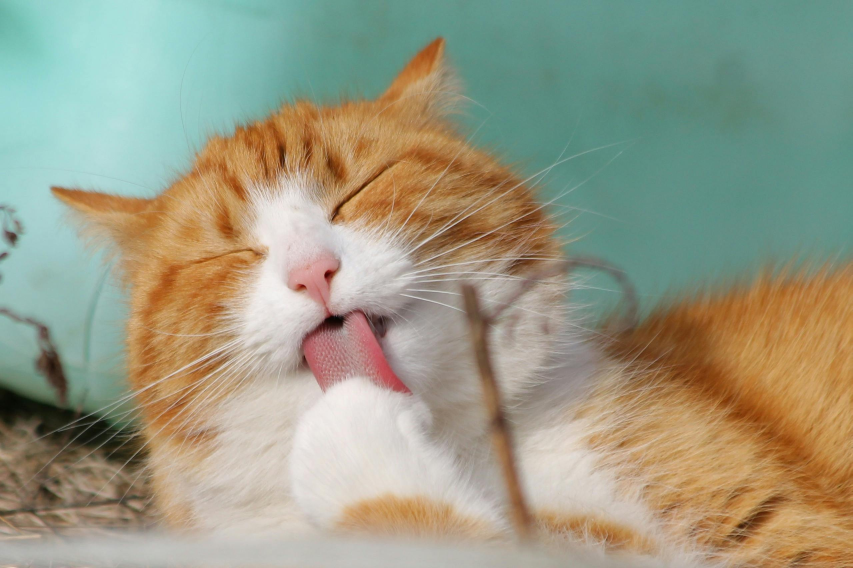
#> input picture image_sample/cat.jpg, 2557 x 1704 px, found by its file name (shown at 1/3 size)
$ python opencv7.py
#> lines starting #> are read from the running program, lines starting #| are printed output that depends on the picture; after the words box and inside, x2 and y2 are one past the last pixel; in counts of white or black regions, pixels touching at a corner belong together
import cv2 as cv
import numpy as np

#create two blank images
img1=np.zeros((300,300), dtype="uint8")
img2=np.zeros((300,300), dtype="uint8")

#draw a white rectangle in img1
cv.rectangle(img1,(50,50),(250,250),255,-1)
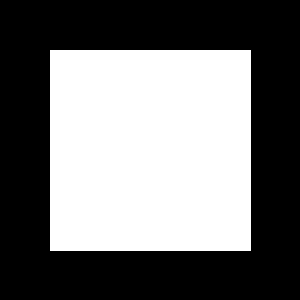
#> img1: shape (300, 300); 44.9% white; 1 white region, box (x1, y1, x2, y2) and area: (50, 50, 251, 251) 40401

#draw a white circle in img2
cv.circle(img2, (150,150),120,255,-1)
#> img2: shape (300, 300); 50.2% white; 1 black region, box (x1, y1, x2, y2) and area: (0, 0, 300, 300) 44775

#cv.imshow('rectangle',img1)
#cv.imshow('circle',img2)

#AND operation
bit_and =cv.bitwise_and(img1,img2)
#cv.imshow("AND",bit_and)

#OR operation
bit_or =cv.bitwise_or(img1,img2)
#cv.imshow("OR",bit_or)

#X-OR operation
bit_XOR=cv.bitwise_xor(img1,img2)
#cv.imshow("XOR",bit_XOR)

#NOT operation
bit_not=cv.bitwise_not(img1)
#cv.imshow("NOT",bit_not)


#Masking
img=cv.imread(r'C:\Users\Dell\Downloads\cat.jpg')
#> img is the input picture: shape (1704, 2557, 3); mean B, G, R 132.5, 154.4, 153.9
resized=cv.resize(img,(600,600))
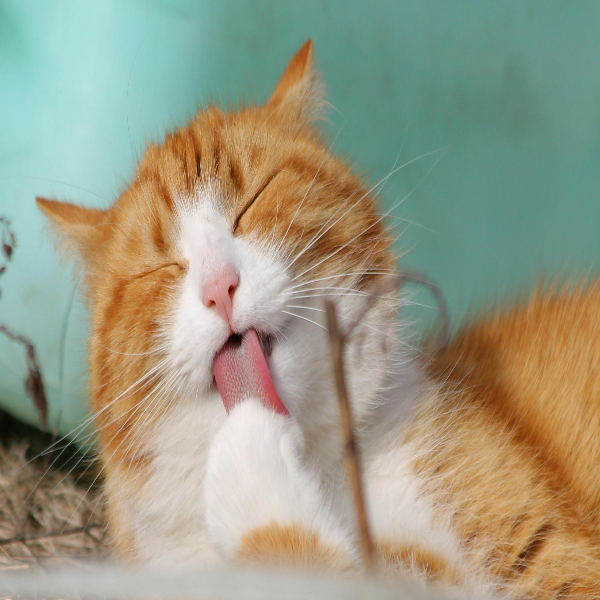
#> resized: shape (600, 600, 3); mean B, G, R 132.4, 154.3, 153.9


#creating a mask
img_mask=np.zeros(resized.shape[:2], dtype="uint8")

#creating white circle in mask
cv.circle(img_mask,(300,300),200,255,-1)
#> img_mask: shape (600, 600); 34.9% white; 1 white region, box (x1, y1, x2, y2) and area: (100, 100, 501, 501) 125629


masked=cv.bitwise_and(resized,resized,mask=img_mask)

# [8 lines of commented-out code are left out]

B,G,R=cv.split(resized)
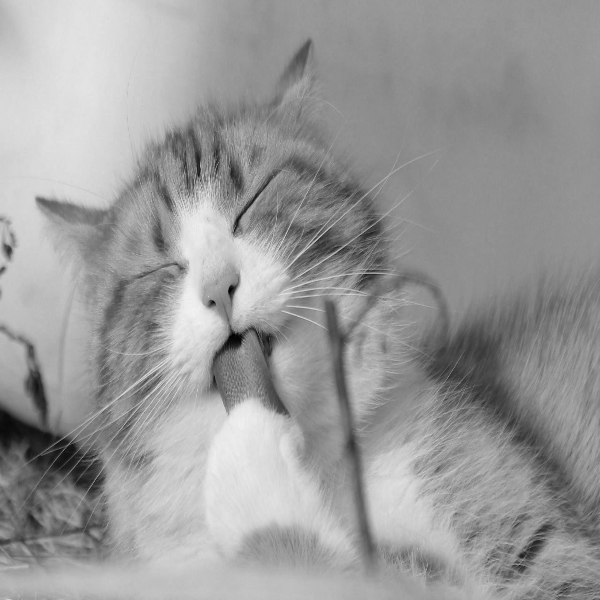
#> G: shape (600, 600); min 2, max 243, mean 154.3
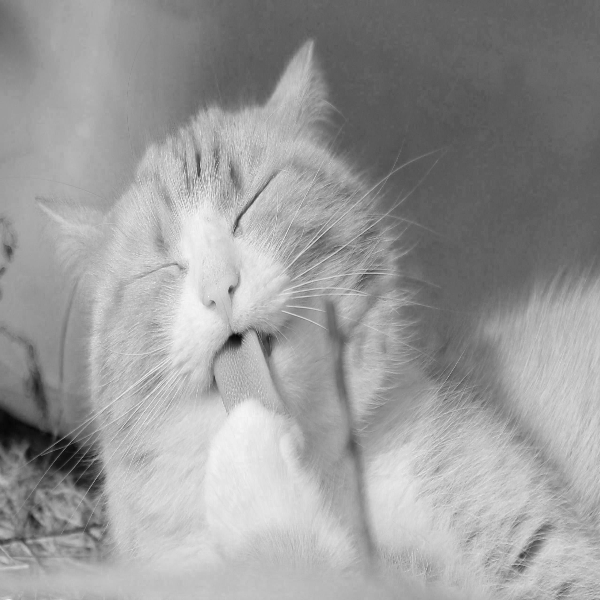
#> R: shape (600, 600); min 6, max 249, mean 153.9
# [4 lines of commented-out code are left out]

merge=cv.merge([B,G,R])
# cv.imshow("merge",merge)

zeros= np.zeros_like(B)
blue_visual= cv.merge([B,zeros,zeros])
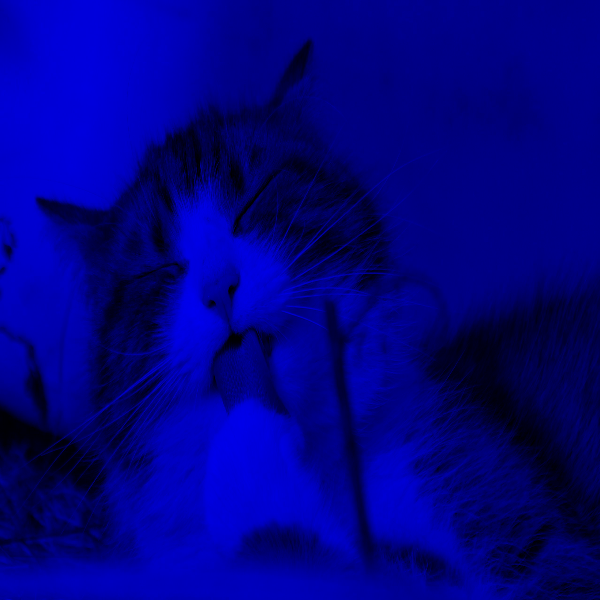
#> blue_visual: shape (600, 600, 3); mean of channels 0, 1, 2 132.4, 0, 0; drawn as B, G, R
green_visual= cv.merge([zeros,G,zeros])
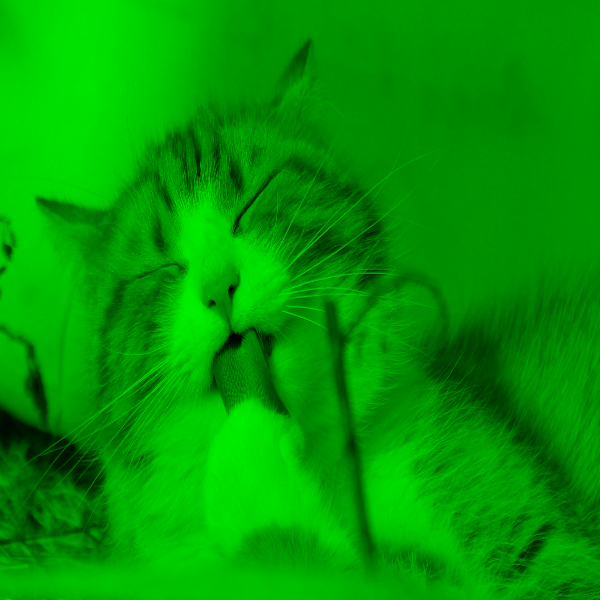
#> green_visual: shape (600, 600, 3); mean of channels 0, 1, 2 0, 154.3, 0; drawn as B, G, R
red_visual= cv.merge([zeros,zeros,R])
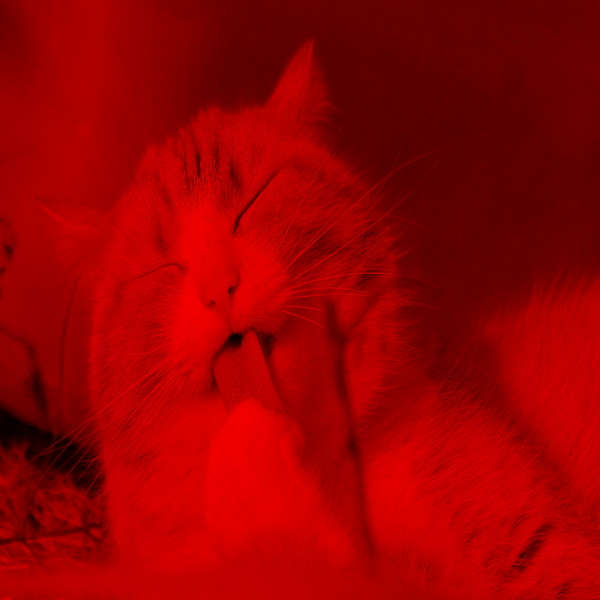
#> red_visual: shape (600, 600, 3); mean of channels 0, 1, 2 0, 0, 153.9; drawn as B, G, R

cv.imshow("original_img",resized)
cv.imshow("blue_visual",blue_visual)
cv.imshow("green_visual",green_visual)
cv.imshow("red_visual",red_visual)


cv.waitKey(0)
cv.destroyAllWindows()

$ run again, with image_sample/house.jpg copied over image_sample/cat.jpg
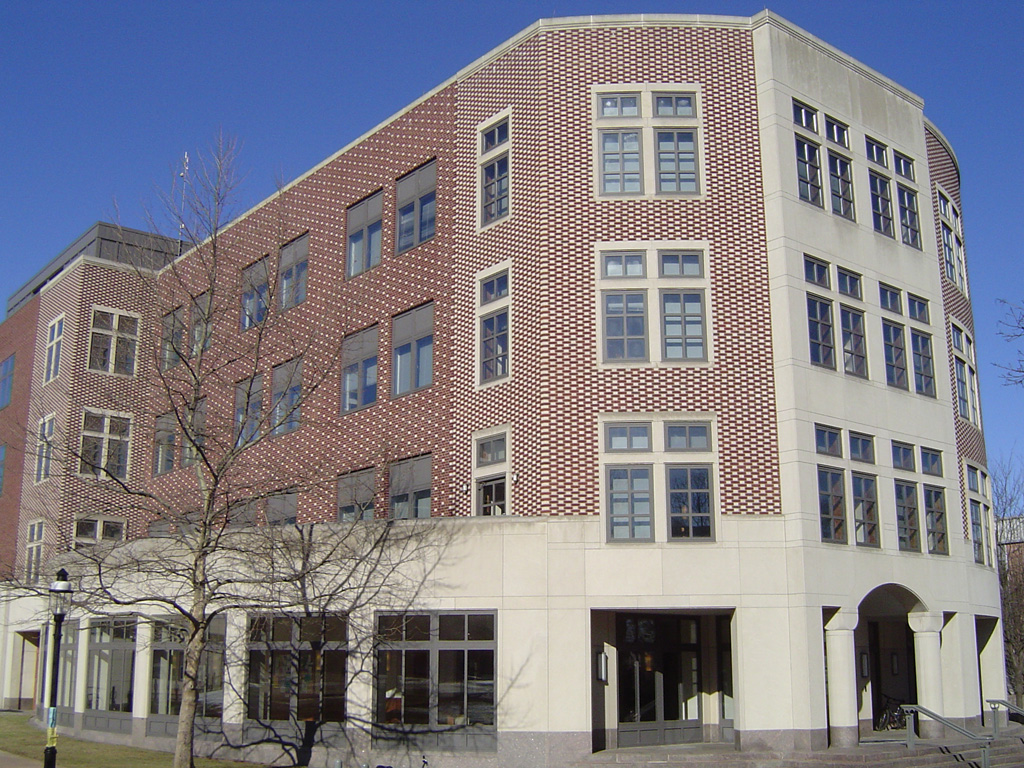
#> input picture image_sample/house.jpg, 1024 x 768 px, found by its file name
#> img1: shape (300, 300); 44.9% white; 1 white region, box (x1, y1, x2, y2) and area: (50, 50, 251, 251) 40401
#> img2: shape (300, 300); 50.2% white; 1 black region, box (x1, y1, x2, y2) and area: (0, 0, 300, 300) 44775
#> img is the input picture: shape (768, 1024, 3); mean B, G, R 134.4, 126.7, 129.2
#> img_mask: shape (600, 600); 34.9% white; 1 white region, box (x1, y1, x2, y2) and area: (100, 100, 501, 501) 125629
#> `green_visual= cv.merge([zeros,G,zeros])`:
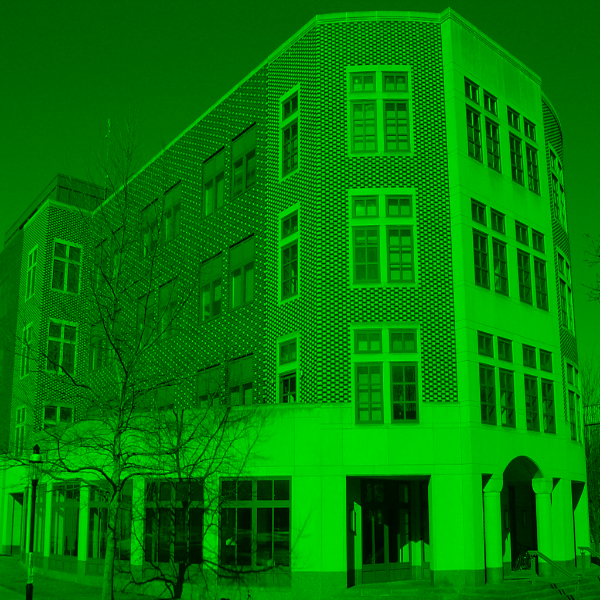
#> green_visual: shape (600, 600, 3); mean of channels 0, 1, 2 0, 126.6, 0; drawn as B, G, R
#> `red_visual= cv.merge([zeros,zeros,R])`:
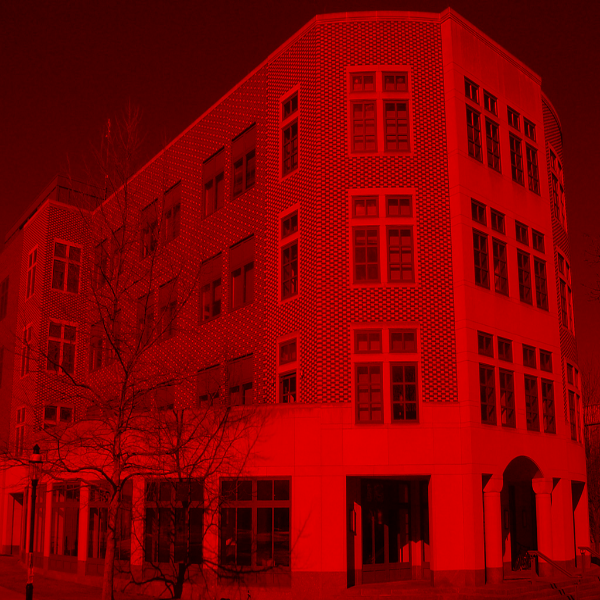
#> red_visual: shape (600, 600, 3); mean of channels 0, 1, 2 0, 0, 129.1; drawn as B, G, R
